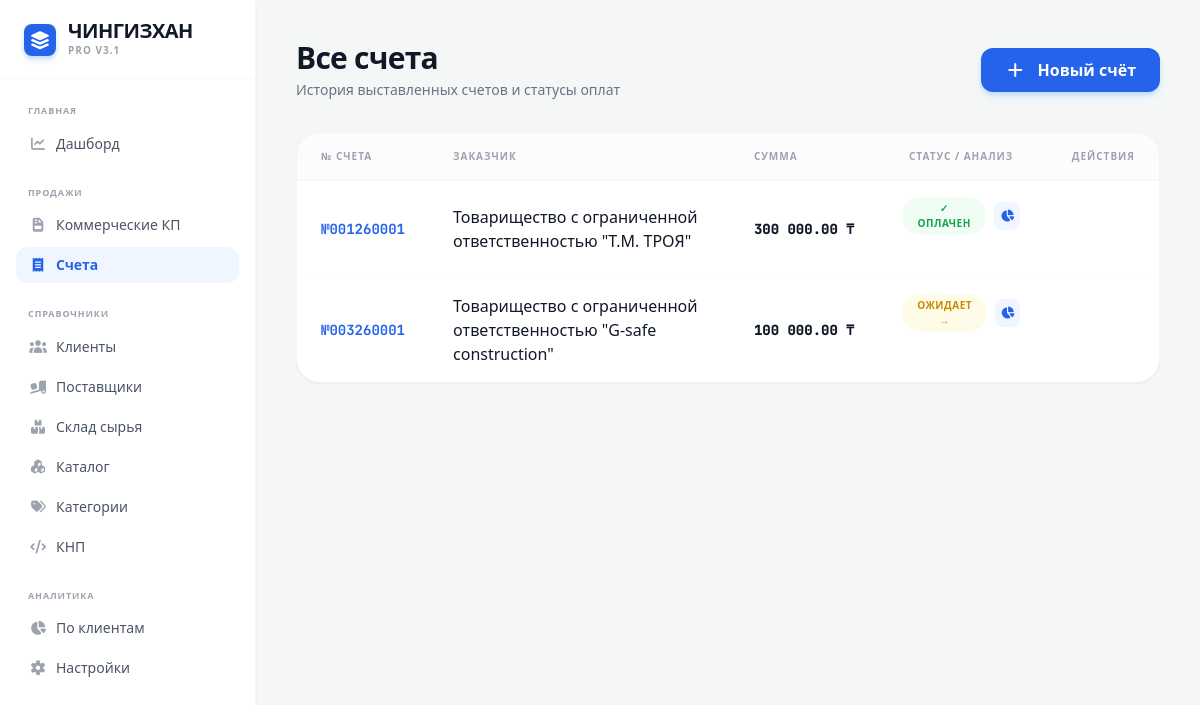
The app's page /invoices, older data.
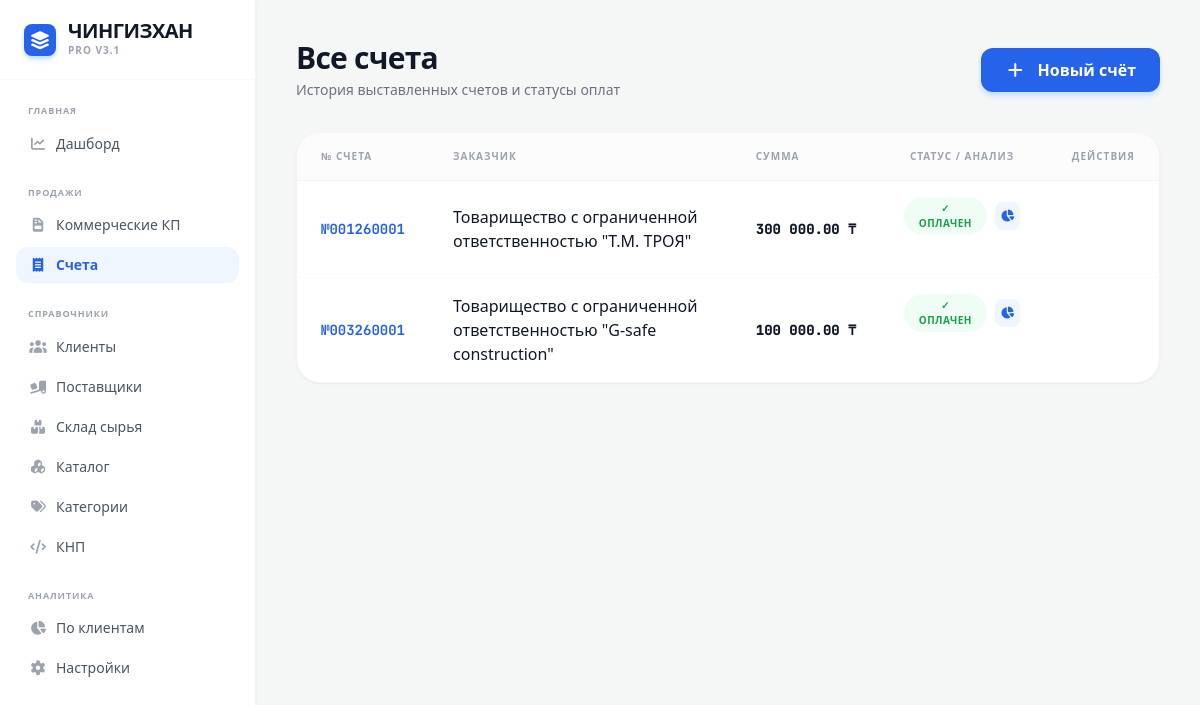
The same page, newer data.
### tables this page shows
CREATE TABLE invoices (id TEXT PRIMARY KEY, client_id TEXT, date TEXT, subtotal REAL, vat_rate REAL, vat_amount REAL, total REAL, status INTEGER DEFAULT 0, knp TEXT DEFAULT "859", markup REAL DEFAULT 0);

CREATE TABLE clients (id TEXT PRIMARY KEY, name TEXT, bin TEXT, contact TEXT, address TEXT);

### app.py (the view)
@app.route('/invoices')
def invoices_list():
    with sqlite3.connect(DB_NAME) as conn: invoices = conn.cursor().execute("SELECT i.id, c.name, i.date, i.total, i.status FROM invoices i LEFT JOIN clients c ON i.client_id = c.id ORDER BY i.date DESC").fetchall()
    return render_template('invoices.html', invoices=invoices, title="Все счета")

### templates/invoices.html (shortened to what this page needs)
{% extends "base.html" %}
{% block content %}
<div class="p-10 max-w-7xl mx-auto">
    <div class="flex justify-between items-center mb-8">
        <div>
            <h2 class="text-3xl font-black text-gray-900 tracking-tight">{{ title }}</h2>
            <p class="text-gray-500 text-sm mt-1">История выставленных счетов и статусы оплат</p>
        </div>
        <a href="/create_invoice{% if current_client %}?client={{ current_client }}{% endif %}" class="bg-blue-600 text-white px-6 py-2.5 rounded-xl font-bold hover:bg-blue-700 transition shadow-md shadow-blue-200"><i class="fas fa-plus mr-2"></i> Новый счёт</a>
    </div>
    <div class="bg-white rounded-3xl shadow-sm border border-gray-100 overflow-hidden">
        <table class="w-full text-left">
            <thead>
                <tr class="bg-gray-50/50 border-b border-gray-100">
                    <th class="py-4 px-6 text-[10px] font-black text-gray-400 uppercase tracking-widest w-24">№ Счета</th>
                    <th class="py-4 px-6 text-[10px] font-black text-gray-400 uppercase tracking-widest">Заказчик</th>
                    <th class="py-4 px-6 text-[10px] font-black text-gray-400 uppercase tracking-widest">Сумма</th>
                    <th class="py-4 px-6 text-[10px] font-black text-gray-400 uppercase tracking-widest text-center">Статус / Анализ</th>
                    <th class="py-4 px-6 text-[10px] font-black text-gray-400 uppercase tracking-widest text-right">Действия</th>
                </tr>
            </thead>
            <tbody class="divide-y divide-gray-50">
                {% for inv in invoices %}
                <tr class="hover:bg-gray-50 transition group">
                    <td class="py-4 px-6 font-bold text-blue-600 font-mono text-sm"><a href="/edit_invoice/{{ inv[0] }}" class="hover:underline">№{{ inv[0] }}</a></td>
                    <td class="py-4 px-6 text-gray-900 font-medium">{{ inv[1] }}</td>
                    <td class="py-4 px-6 font-black text-gray-900 font-mono text-sm whitespace-nowrap">{{ '{:,.2f}'.format(inv[3]).replace(',', ' ') }} ₸</td>
                    <td class="py-4 px-6 text-center flex justify-center items-center gap-2">
                        {% if inv[4] == 0 %}
                            <button onclick="setStatus('{{ inv[0] }}', 1)" class="px-3 py-1 rounded-full text-[10px] font-bold bg-gray-100 text-gray-500 hover:bg-gray-200 uppercase tracking-wider transition" title="Перевести в Ожидает">Черновик →</button>
                        {% elif inv[4] == 1 %}
                            <button onclick="setStatus('{{ inv[0] }}', 2)" class="px-3 py-1 rounded-full text-[10px] font-bold bg-yellow-50 text-yellow-600 hover:bg-yellow-100 uppercase tracking-wider transition" title="Отметить как Оплачен">Ожидает →</button>
                        {% else %}
                            <button onclick="setStatus('{{ inv[0] }}', 1)" class="px-3 py-1 rounded-full text-[10px] font-bold bg-green-50 text-green-600 hover:bg-green-100 uppercase tracking-wider transition" title="Вернуть в Ожидает">✓ Оплачен</button>
                        {% endif %}
                        <a href="/invoice_stats/{{ inv[0] }}" class="w-7 h-7 flex items-center justify-center bg-blue-50 text-blue-600 hover:bg-blue-100 rounded-lg transition" title="Анализ прибыли"><i class="fas fa-chart-pie text-xs"></i></a>
                    </td>
                </tr>
                {% endfor %}
            </tbody>
        </table>
    </div>
</div>
{% endblock %}

Row changes from the older to the newer data that the page shows:
changed invoices "Товарищество с ограниченной ответственностью \"G-safe construction\"": status "ОЖИДАЕТ →" → "✓ ОПЛАЧЕН"
